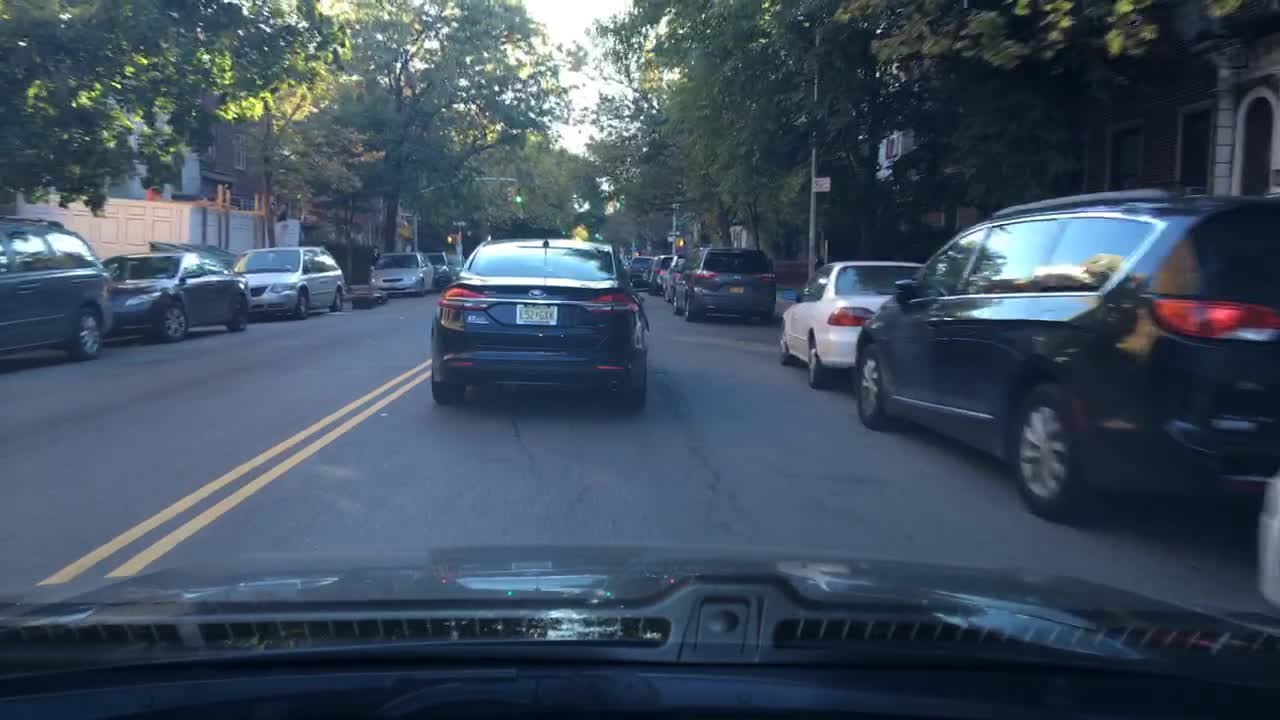
#> input picture test.jpg, 1280 x 720 px
$ python -i compare_red_detectors_auto.py   (imports and definitions only)
#> lines starting #> are read from the running program, lines starting #| are printed output that depends on the picture; after the words box and inside, x2 and y2 are one past the last pixel; in counts of white or black regions, pixels touching at a corner belong together
#> further down, picture is the input picture: shape (720, 1280, 3); mean B, G, R 94.3, 78, 62.7
import cv2, os, numpy as np

ROOT = r"C:\Users\naray_he7wm7m\YOLOP"
video_path = os.path.join(ROOT, r"tools\inference\run_20251201_002433\source.mp4")
frames_dir = os.path.join(ROOT, "debug_frames")
out = os.path.join(ROOT, "debug_masks_compare")
# [5 lines not run here, left out]
frames_to_save = [0,1,2,10,50,100,500,1000]
# [12 lines not run here, left out]

def hsv_red_mask(img):
    hsv = cv2.cvtColor(img, cv2.COLOR_BGR2HSV)
#> hsv: shape (720, 1280, 3); mean H, S, V 102.3, 107.9, 95.9
    lower1 = np.array((0,60,60), dtype=np.uint8)
    upper1 = np.array((12,255,255), dtype=np.uint8)
    lower2 = np.array((160,60,60), dtype=np.uint8)
    upper2 = np.array((180,255,255), dtype=np.uint8)
    m1 = cv2.inRange(hsv, lower1, upper1)
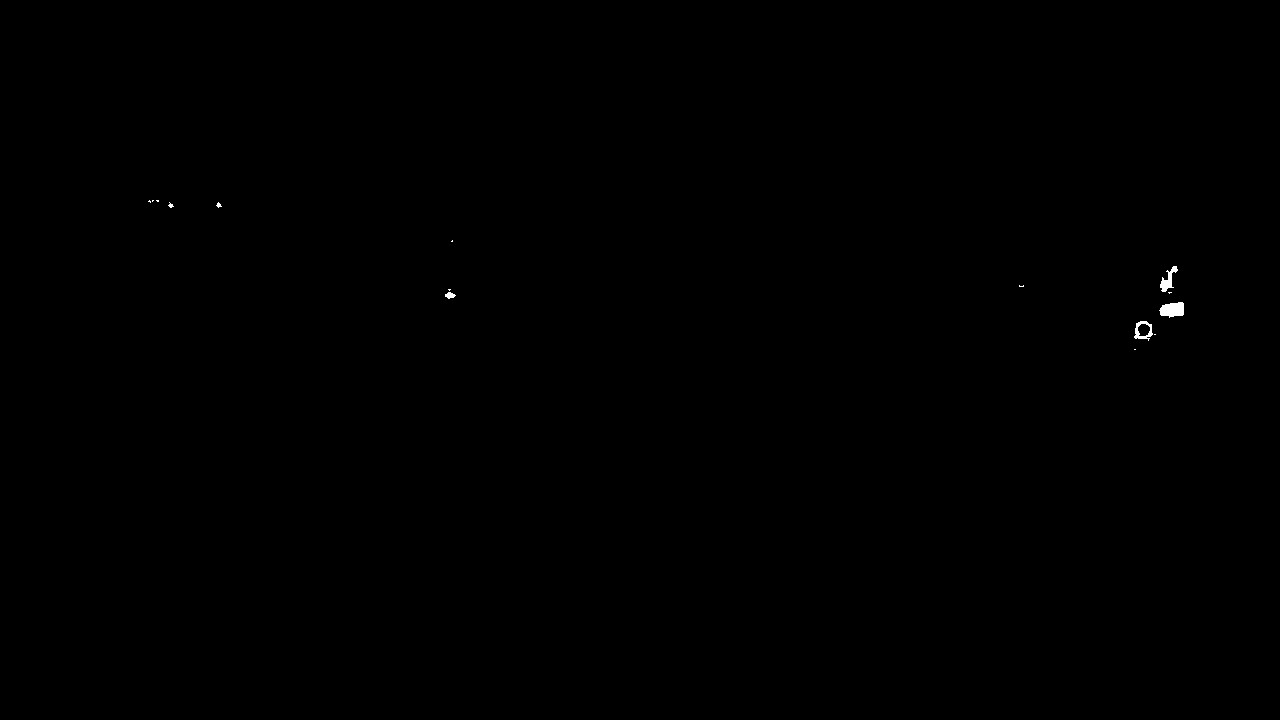
#> m1: shape (720, 1280); 0.08% white; 15 white regions (11 under 20 px), largest, box (x1, y1, x2, y2) and area: (1159, 302, 1184, 318) 302, (1160, 266, 1178, 292) 192, (1134, 321, 1153, 341) 163, (445, 292, 456, 299) 49
    m2 = cv2.inRange(hsv, lower2, upper2)
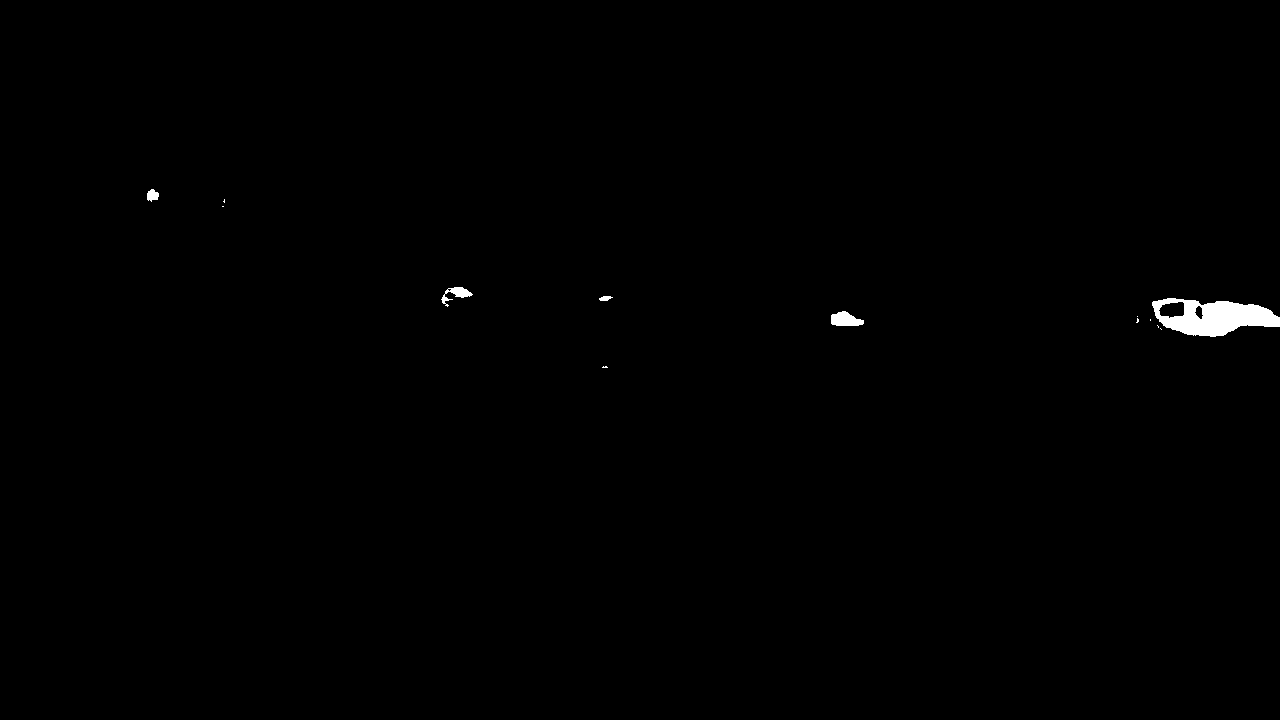
#> m2: shape (720, 1280); 0.41% white; 13 white regions (8 under 20 px), largest, box (x1, y1, x2, y2) and area: (1152, 298, 1280, 337) 3029, (831, 311, 864, 326) 353, (441, 287, 473, 307) 233, (147, 189, 159, 202) 110, (599, 296, 613, 301) 50
    mask = cv2.bitwise_or(m1,m2)
#> mask: shape (720, 1280); 0.5% white; 20 white regions (12 under 20 px), largest, box (x1, y1, x2, y2) and area: (1152, 298, 1280, 337) 3331, (831, 311, 864, 326) 353, (441, 287, 473, 307) 286
    kernel = cv2.getStructuringElement(cv2.MORPH_ELLIPSE,(5,5))
    mask = cv2.morphologyEx(mask, cv2.MORPH_CLOSE, kernel)
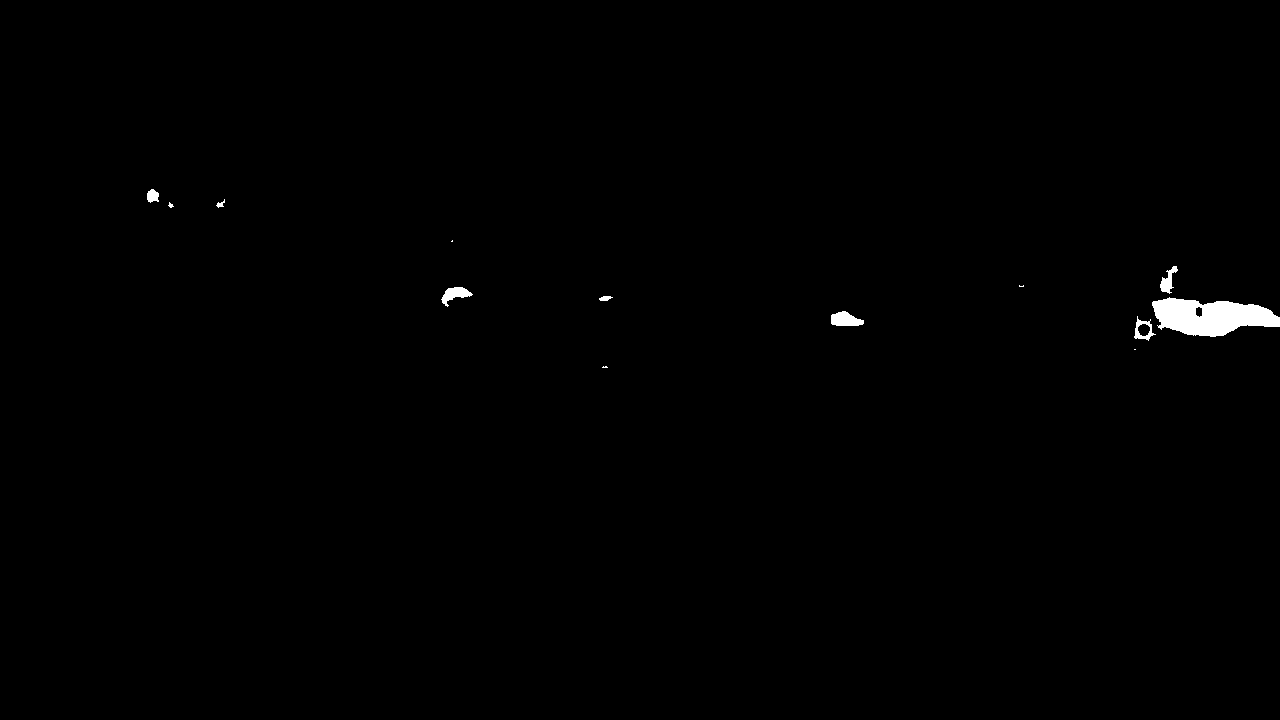
#> mask: shape (720, 1280); 0.51% white; 13 white regions (5 under 20 px), largest, box (x1, y1, x2, y2) and area: (1152, 297, 1280, 337) 3374, (831, 311, 864, 326) 355, (441, 287, 473, 307) 297
    return mask

def rgb_diff_mask(img):
    b,g,r = cv2.split(img.astype(int))
    mask = (r > 100) & ((r - g) > 40) & ((r - b) > 40)
    mask = (mask.astype('uint8') * 255)
    kernel = cv2.getStructuringElement(cv2.MORPH_ELLIPSE,(5,5))
    mask = cv2.morphologyEx(mask, cv2.MORPH_CLOSE, kernel)
    return mask

# run compare on saved sample frames
# [14 lines not run here, left out]

>>> import cv2
>>> picture = cv2.imread('test.jpg')
>>> result = hsv_red_mask(picture)
